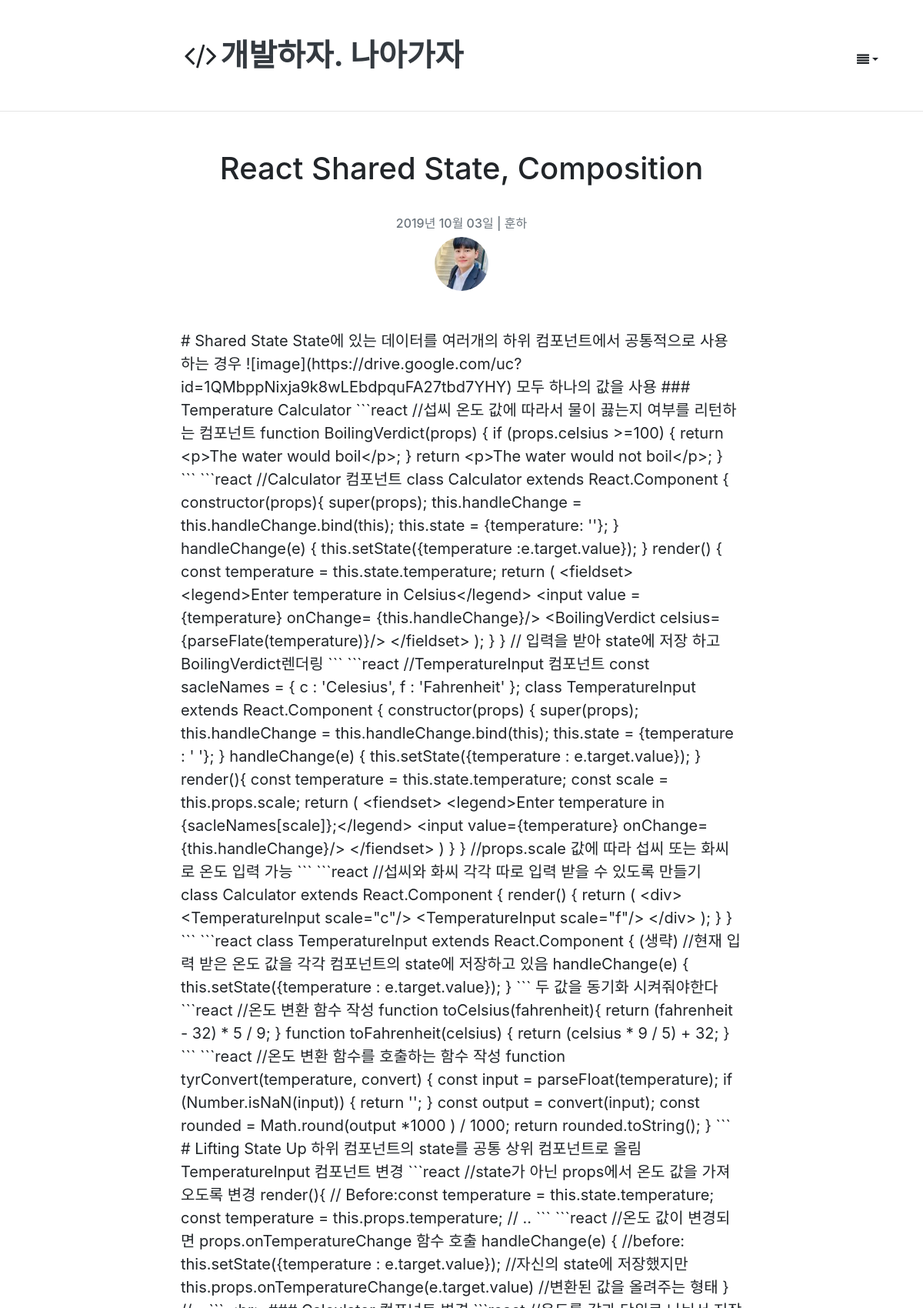
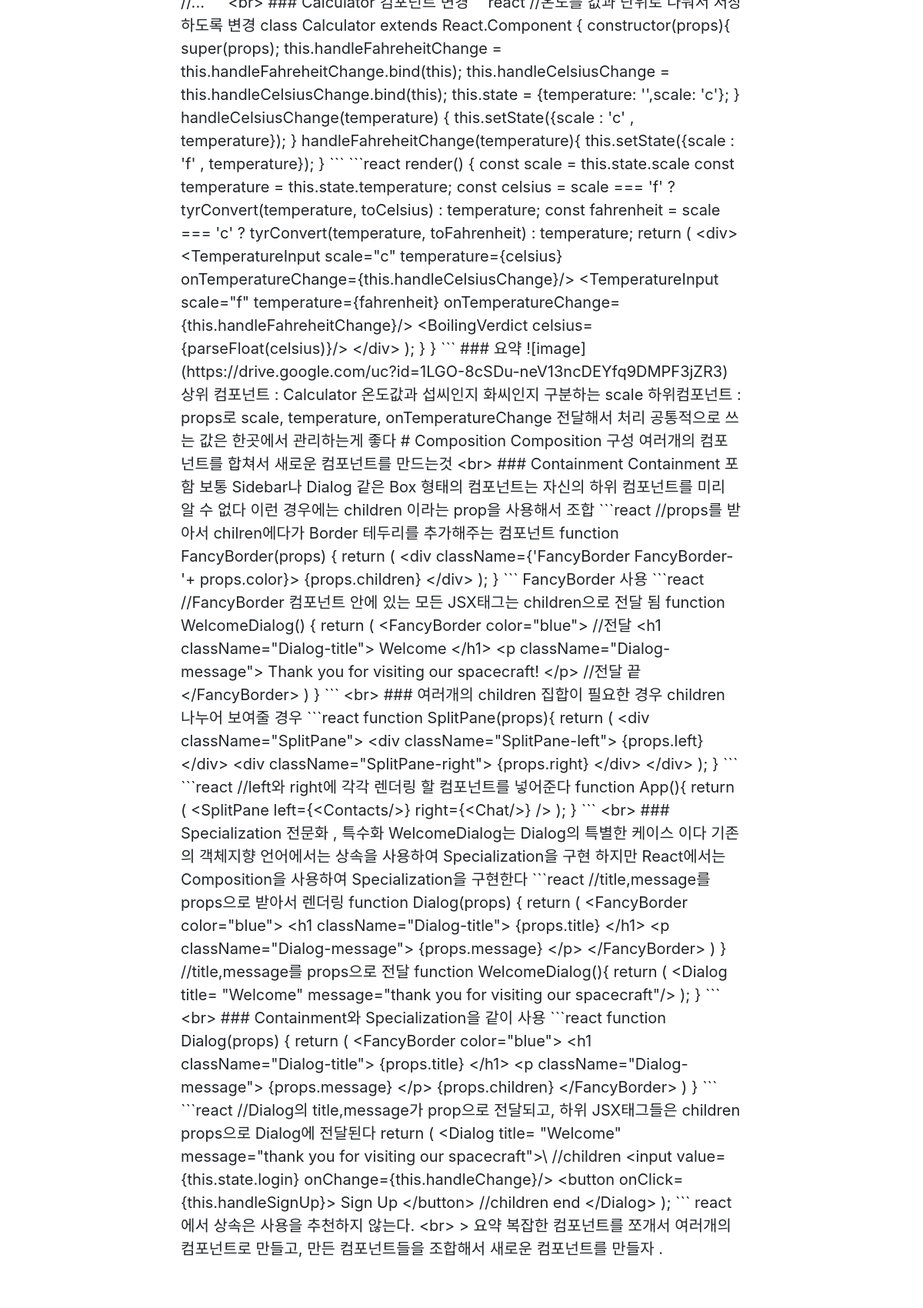
/56/ (upper part), run on the app's committed database (2 pictures, top to bottom).
### blog/models.py (models this page shows, shortened)
class Post(models.Model):
    author = models.ForeignKey(Account , on_delete=models.CASCADE)
    title = models.CharField(max_length=100, verbose_name = 'Title' , help_text = 'Please enter a posting title')
    text = models.TextField(verbose_name='Contents')
    photo = ProcessedImageField(blank=True, upload_to = 'blog/post/%Y' ,processors = [Thumbnail(300,300)],format='JPEG' ,options={'quality': 60})
    created_date= models.DateTimeField(default =timezone.now)
    published_date = models.DateTimeField(blank=True , null=True)
    tags = models.CharField(max_length=100, blank=True)
    class Meta:
        ordering = ['-id']

### account/models.py (models this page shows, shortened)
class Account(AbstractBaseUser, PermissionsMixin):
    email = models.EmailField(
        verbose_name=('email address'),
        max_length=255,
        unique=True,
    )
    username = models.CharField(('username'), max_length=30,
                                help_text=('Requierd. 30 characters or fewer. Letters, digits'
                                           ' and ./+/-/_ only'),
                                validators=[  # 정규식을 통한 특수문자 제외
                                    validators.RegexValidator(r'^[\w.+-]+$', ('Enter a valid username.'), 'invalid')
                                ])
    is_staff = models.BooleanField(('staff status'), default=False,
                                   help_text='Designates whether the user can log into this admin site')
    is_active = models.BooleanField(('active'), default=True,
                                    help_text='Designates whether this user should be treated as '
                                              'active. Unselect this instead of deleting accounts.')
    date_joined = models.DateTimeField(('date joined'), default=timezone.now)
    thumbnail = ProcessedImageField(blank=True, upload_to="profile" , null=True, processors=[ResizeToFill(100,100)],
                                    format='JPEG', options={'quality': 80})
    created_at = models.DateTimeField(auto_now_add=True)
    updated_at = models.DateTimeField(auto_now=True)
    object = AccountManager()
    USERNAME_FIELD = 'email'
    REQUIRED_FIELDS = ['username']
    class Meta:
        verbose_name = ('user')
        verbose_name_plural = ('users')
        swappable = 'AUTH_USER_MODEL'

### blog/views.py (the view)
# urls.py: path('<int:pk>/',views.post_detail, name='post_detail'),
def post_detail(request, pk):
    post = Post.objects.select_related('author').get(pk=pk)
    return render(request, 'blog/post_detail.html', {'post': post})

### blog/templates/blog/post_detail.html (shortened to what this page needs)
{% extends "blog/layout.html" %}
{% block content %}
    <div class="container">
        <div class="row">
            <div class="col-md-2"></div>
            <div class="col-md-8">
                <div class="post">
                    <div class="post-header" style="padding-bottom: 50px;">
                        <h1 style="text-align: center; padding-bottom: 30px;">{{ post.title }}</h1>
                        <div class="post-meta" style="text-align: center">
                            <h6 class="text-muted">  {{ post.published_date |date:"Y년 M d일" }}
                                | {{ post.author.username }}</h6>
                            <img src="{{ post.author.thumbnail.url }}" alt="" style=" width: 70px; border-radius: 50%">
                        </div>
                    </div>
                    <div class="content-markdown" id="editSection">
                        <div class="content" style="font-size:20px;">{{ post.text }}</div>
                    </div>
                        {% load disqus_tags %}
                    <br>
                    <br>
                </div>
            </div>
        </div>
    </div>
{% endblock %}

### templates/layout.html (style rules this page uses)
html { position: relative; min-height: 100%; }
body { margin-bottom: 60px; min-height: 100%; }

### data on the page
Post: title "React Shared State, Composition", published_date "2019년 10월 03일", author.username "훈하", author.thumbnail (picture), text "# Shared State State에 있는 데이터를 여러개의 하위 컴포넌트에서 공통적으로 사용하는 경우 ![image](https://drive.google.com/uc?id=1QMbppNixja9k8wLEbdpquFA27tbd7YHY) 모두 하나의 값을 사용 ### Temperature Calculator ```react //섭씨 온도 값에 따라서 물이 끓는지 여부를 리턴하는 컴포넌트 function BoilingVerdict(props) { if (props.celsius >=100) { return <p>The water would boil</p>; } return <p>The water would not boil</p>; } ``` ```react //Calculator 컴포넌트 class Calculator extends React.Component { constructor(props){ super(props); this.handleChange = this.handleChange.bind(this); this.state = {temperature: ''}; } handleChange(e) { this.setState({temperature :e.target.value}); } render() { const temperature = this.state.temperature; return ( <fieldset>…"
